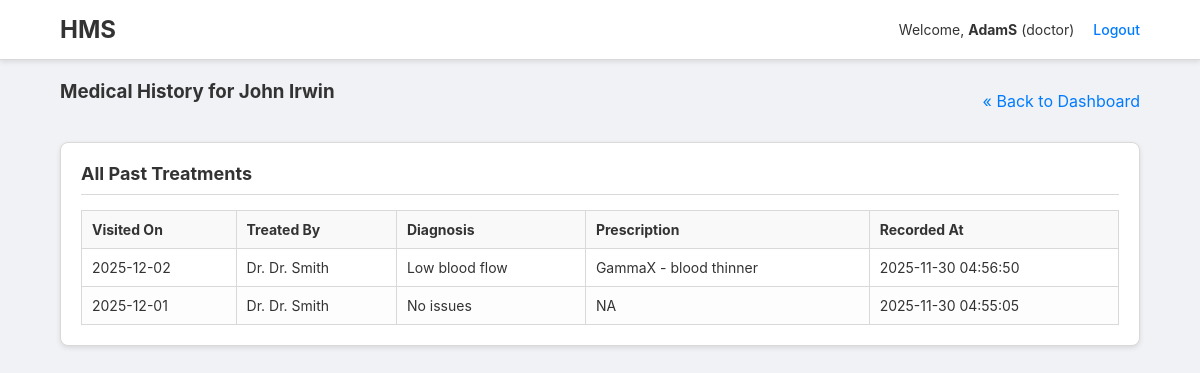
Page /doctor/patient/1/history (signed in) on the committed database.
### tables this page shows
CREATE TABLE patients (
        id INTEGER PRIMARY KEY AUTOINCREMENT,
        user_id INTEGER NOT NULL,
        fullname TEXT,
        contact TEXT,
        age INTEGER,
        gender TEXT,
        FOREIGN KEY(user_id) REFERENCES users(id)
    );

CREATE TABLE treatments (
        id INTEGER PRIMARY KEY AUTOINCREMENT,
        appointment_id INTEGER,
        diagnosis TEXT,
        prescription TEXT,
        notes TEXT,
        created_at TIMESTAMP DEFAULT CURRENT_TIMESTAMP,
        FOREIGN KEY(appointment_id) REFERENCES appointments(id)
    );

CREATE TABLE appointments (
        id INTEGER PRIMARY KEY AUTOINCREMENT,
        patient_id INTEGER,
        doctor_id INTEGER,
        date TEXT,
        time_slot TEXT,
        status TEXT DEFAULT 'Booked',
        created_at TIMESTAMP DEFAULT CURRENT_TIMESTAMP,
        FOREIGN KEY(patient_id) REFERENCES patients(id),
        FOREIGN KEY(doctor_id) REFERENCES doctors(id)
    );

CREATE TABLE doctors (
        id INTEGER PRIMARY KEY AUTOINCREMENT,
        user_id INTEGER NOT NULL,
        fullname TEXT,
        specialization TEXT,
        bio TEXT,
        FOREIGN KEY(user_id) REFERENCES users(id)
    );

### doctor.py (the view)
@doctor_bp.route("/patient/<int:patient_id>/history",methods=["GET"])
def patient_history(patient_id):
    if not doctor_required(): return redirect("/login")
    treatments=query_all("""SELECT t.id, t.appointment_id, t.diagnosis, t.prescription, t.created_at, a.date, d.fullname FROM treatments t JOIN appointments a ON t.appointment_id=a.id JOIN doctors d ON a.doctor_id = d.id WHERE a.patient_id=? ORDER BY t.created_at DESC""",(patient_id,))
    patient=query_one("SELECT id, fullname FROM patients WHERE id=?",(patient_id,))
    return render_template("doctor_patient_history.html",treatments=treatments,patient=patient)

### database.py (called while the page is built)
def get_conn(): return sqlite3.connect(DB_PATH)

### doctor.py (called while the page is built)
def doctor_required():
    return session.get("role")=="doctor"

### utils.py (called while the page is built)
def query_all(query,params=()):
    conn=get_conn()
    cur=conn.cursor()
    cur.execute(query,params)
    rows=cur.fetchall()
    conn.close()
    return rows

def query_one(query,params=()):
    conn=get_conn()
    cur=conn.cursor()
    cur.execute(query,params)
    row=cur.fetchone()
    conn.close()
    return row

### templates/doctor_patient_history.html
{% extends "base.html" %}
{% block content %}
<div class="page-title">
    <h3>Medical History for {{patient[1]}}</h3>
    <a href="{{url_for('doctor.dashboard')}}">&laquo; Back to Dashboard</a>
</div>
<div class="dashboard-widget full-width">
    <h5>All Past Treatments</h5>
    <div class="table-wrapper">
        <table class="data-table">
            <thead><tr><th>Visited On</th><th>Treated By</th><th>Diagnosis</th><th>Prescription</th><th>Recorded At</th></tr></thead>
            <tbody>
            {% if treatments %}
                {% for t in treatments %}
                <tr>
                    <td>{{t[5]}}</td>
                    <td>Dr. {{t[6]}}</td>
                    <td>{{t[2]}}</td> <td>{{t[3]}}</td>
                    <td>{{t[4]}}</td>
                </tr>
                {% endfor %}
            {% else %}
                <tr><td colspan="5" style="text-align:center;">This patient has no past treatment records.</td></tr>
            {% endif %}
            </tbody>
        </table>
    </div>
</div>
{% endblock %}

### static/style.css (style rules this page uses)
:root { --bg-color: #f0f2f5; --card-bg: #ffffff; --border-color: #d9d9d9; --primary-color: #007bff; --text-color: #333; --text-light: #777; --green: #28a745; --red: #dc3545; --yellow: #ffc107; --blue: #007bff; --grey: #6c757d; --box-shadow: 0 2px 5px rgba(0, 0, 0, 0.1); }
body { font-family: -apple-system, BlinkMacSystemFont, 'Segoe UI', Roboto, 'Helvetica Neue', Arial, sans-serif; background-color: var(--bg-color); color: var(--text-color); margin: 0; padding: 0; }
h1, h2, h3, h4, h5 { margin-top: 0; }
a { color: var(--primary-color); text-decoration: none; }
.page-title { display: flex; justify-content: space-between; align-items: center; margin-bottom: 20px; }
.dashboard-widget { background: var(--card-bg); border: 1px solid var(--border-color); border-radius: 8px; box-shadow: var(--box-shadow); padding: 20px; overflow: hidden; }
.dashboard-widget.full-width { grid-column: 1 / -1; }
.dashboard-widget h5 { border-bottom: 1px solid var(--border-color); padding-bottom: 10px; margin-bottom: 15px; font-size: 18px; }
.table-wrapper { max-height: 400px; overflow-y: auto; }
.data-table { width: 100%; border-collapse: collapse; font-size: 14px; }
.data-table th, .data-table td { border: 1px solid var(--border-color); padding: 10px; text-align: left; }
.data-table th { background-color: #f9f9f9; }
.data-table tr:nth-child(even) { background-color: #fdfdfd; }

### rows in the picture
patients: fullname "John Irwin"
treatments: date "2025-12-02", fullname "Dr. Smith", diagnosis "Low blood flow", prescription "GammaX - blood thinner", created_at "2025-11-30 04:56:50"
treatments: date "2025-12-01", fullname "Dr. Smith", diagnosis "No issues", prescription "NA", created_at "2025-11-30 04:55:05"

### other values in the picture
{{ session.username }} "AdamS"
{{ session.role }} "doctor"
